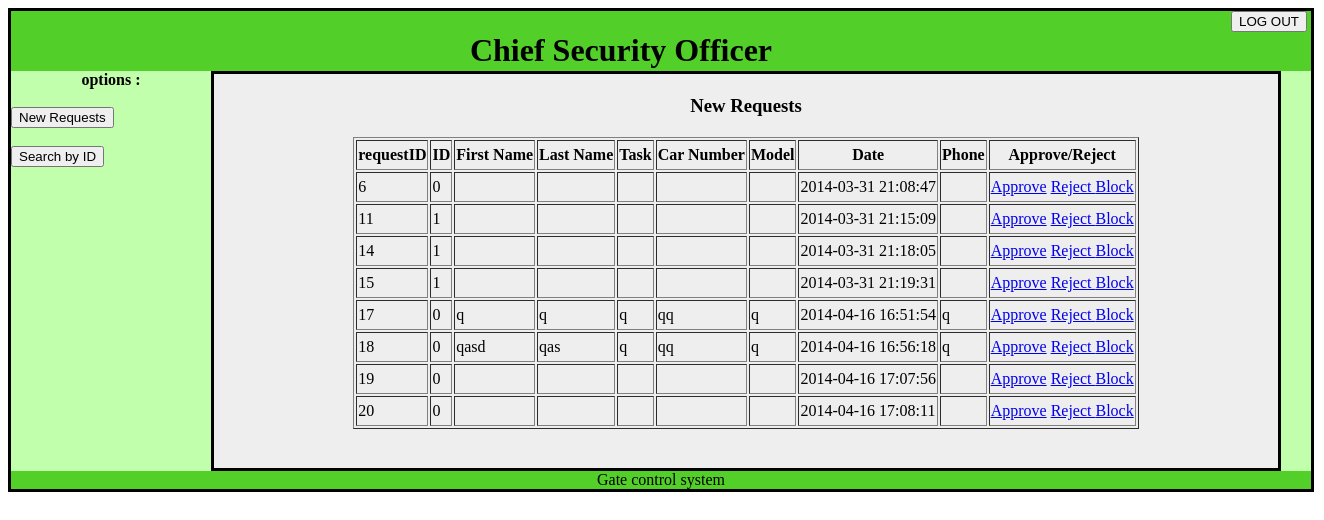
Page /chief.php on the earlier database version.
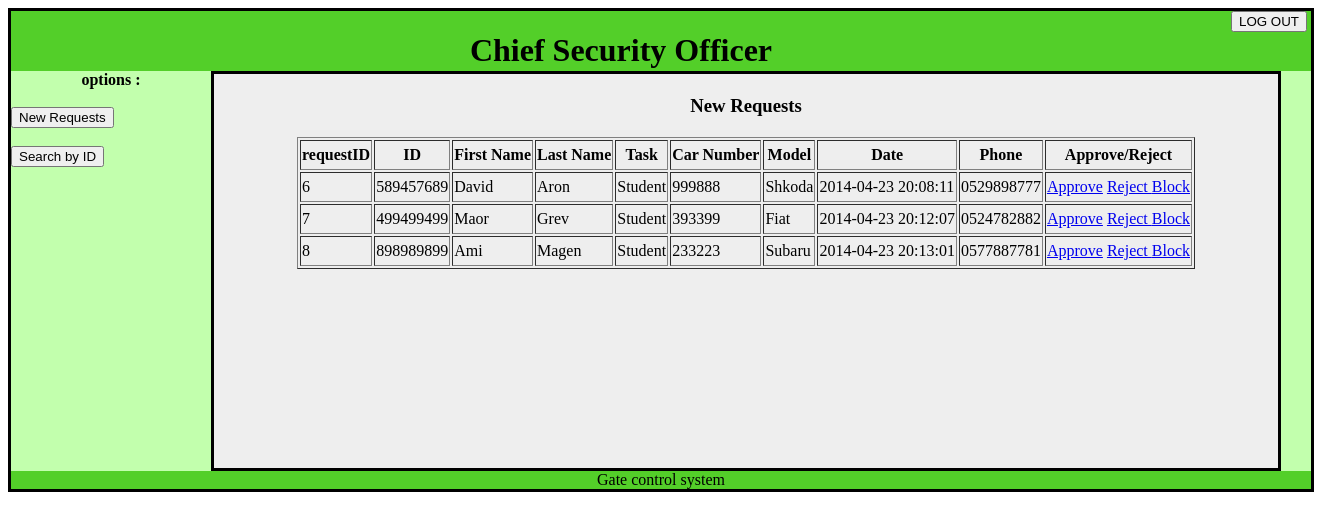
Same page on the later database version.
### tables this page shows
CREATE TABLE IF NOT EXISTS `requesttable` (
  `requestID` int(11) NOT NULL,
  `userID` int(9) NOT NULL,
  `firstName` text NOT NULL,
  `lastName` text NOT NULL,
  `task` text NOT NULL,
  `carNumber` text NOT NULL,
  `model` text NOT NULL,
  `date` timestamp NOT NULL DEFAULT CURRENT_TIMESTAMP,
  `approvedBy` text NOT NULL,
  `phoneNumber` text NOT NULL,
  `status` text NOT NULL,
  PRIMARY KEY (`date`),
  UNIQUE KEY `requestID` (`requestID`),
  UNIQUE KEY `requestID_2` (`requestID`),
  KEY `requestID_3` (`requestID`)
);

### chief.php (the view, shortened to what this page needs)
<!DOCTYPE html PUBLIC "-//W3C//DTD XHTML 1.0 Transitional//EN" "http://www.w3.org/TR/xhtml1/DTD/xhtml1-transitional.dtd">
<html xmlns="http://www.w3.org/1999/xhtml">
<html>
<body>
<div id="container" style="width:1300px;border:3px solid black;">
<div id="header" style="background-color:#53CF29;height:60px;width:1220px;float:left;"><center>
<h1 style="margin-bottom:0;">Chief Security Officer</h1>
</center>
</div>
<div id="logout" style="background-color:#53CF29;height:60px;width:80px;float:left;"><FORM METHOD="logout" action="login.html">
<INPUT type="submit" value="LOG OUT">
</FORM></div>
<div id="menu" style="background-color:#C2FFAD;height:400px;width:200px;float:left;">
<b><center>options :</center></b>
<br>
<FORM METHOD="seeRequest" action="chief.php">
<INPUT type="submit" value="New Requests">
</FORM>
<br>
<FORM METHOD="Find" action="chief_find.html">
<INPUT type="submit" value="Search by ID">
</FORM>
</div>
<div id="content" style="background-color:#EEEEEE;height:394px;width:1064px;float:left;border:3px solid black; #ccc;font:16px/26px Georgia, Garamond, Serif;overflow:auto;">
<center>
<h3>New Requests</h3>
 <table border="1">
  <thead>
   <tr>
   <th>requestID</th>
   <th>ID</th>
   <th>First Name</th>
   <th>Last Name</th>
   <th>Task</th>
   <th>Car Number</th>
   <th>Model</th>
   <th>Date</th>
   <th>Phone</th>
   <th>Approve/Reject</th>
   </tr>
<?php
$status = "wait";
$status = mysql_real_escape_string($status);
$query = "SELECT *
    FROM requesttable
    where status = '$status'";
$result = mysql_query($query);
 while($row = mysql_fetch_array($result)) {
            ?>
                <tr>
                <td><?php echo $row['requestID']?></td>
                <td><?php echo $row['userID']?></td>
                <td><?php echo $row['firstName']?></td>
                <td><?php echo $row['lastName']?></td>
                <td><?php echo $row['task']?></td>
                <td><?php echo $row['carNumber']?></td>
                <td><?php echo $row['model']?></td>
                <td><?php echo $row['date']?></td>
                <td><?php echo $row['phoneNumber']?></td>
            <td> <?php echo"  <a href = 'approve.php?approve=$row[requestID]'>Approve</a> <a href = 'reject.php?reject=$row[requestID]'>Reject </a>
            <a href = 'block.php?block=$row[requestID]'>Block </a>"
            ?></td>
                </tr>
<?php
 }
?>
</thead>
   </table>
</center>
</div>
<div id="content1" style="background-color:#C2FFAD;height:400px;width:30px;float:left;">
</div>
<div id="footer" style="background-color:#53CF29;clear:both;text-align:center;">
Gate control system</div>
</div>
</body>
</html>

Differences in the rows shown:
removed requesttable: requestID "6", userID "0", date "2014-03-31 21:08:47"
removed requesttable: requestID "11", userID "1", date "2014-03-31 21:15:09"
removed requesttable: requestID "14", userID "1", date "2014-03-31 21:18:05"
removed requesttable: requestID "15", userID "1", date "2014-03-31 21:19:31"
removed requesttable: requestID "17", userID "0", firstName "q", lastName "q", task "q", carNumber "qq", model "q", date "2014-04-16 16:51:54", phoneNumber "q"
removed requesttable: requestID "18", userID "0", firstName "qasd", lastName "qas", task "q", carNumber "qq", model "q", date "2014-04-16 16:56:18", phoneNumber "q"
removed requesttable: requestID "19", userID "0", date "2014-04-16 17:07:56"
removed requesttable: requestID "20", userID "0", date "2014-04-16 17:08:11"
added requesttable: requestID "6", userID "589457689", firstName "David", lastName "Aron", task "Student", carNumber "999888", model "Shkoda", date "2014-04-23 20:08:11", phoneNumber "0529898777"
added requesttable: requestID "7", userID "499499499", firstName "Maor", lastName "Grev", task "Student", carNumber "393399", model "Fiat", date "2014-04-23 20:12:07", phoneNumber "0524782882"
added requesttable: requestID "8", userID "898989899", firstName "Ami", lastName "Magen", task "Student", carNumber "233223", model "Subaru", date "2014-04-23 20:13:01", phoneNumber "0577887781"
